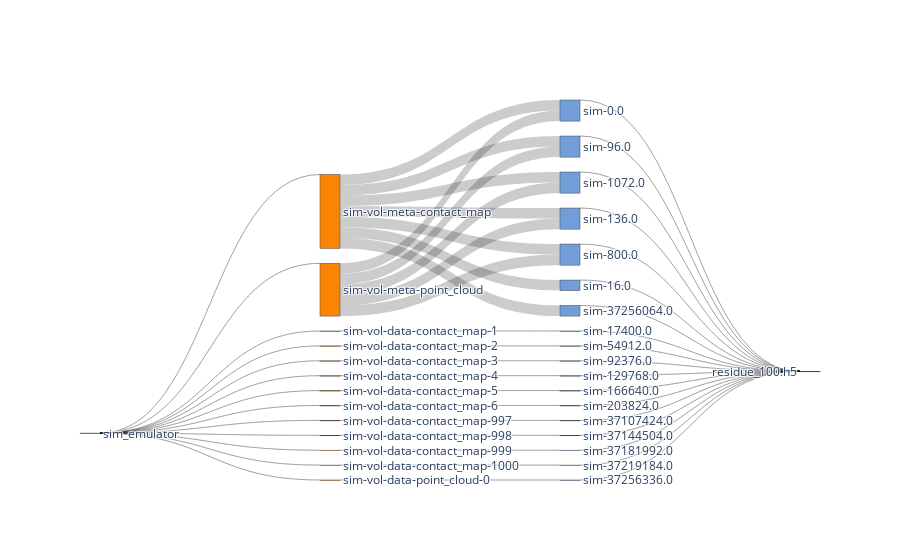

The notebook cell this image was saved under:
### Code cell
start_node = 'sim_emulator'
# selected_G_frequency = selected_graph(start_node, g_frequency_sum)

n2, node_ref2 = get_nodes_for_sankey(G_SIM)

# print(node_ref2)

l2 = get_links_for_sankey(G_SIM, node_ref2)
fig = go.Figure(go.Sankey(
            node = n2,
            link = l2, orientation='h'))
fig.show()

### Figure 1 — Plotly figure (JSON) as saved in the notebook; plotly's stock layout.template omitted (floating-point values rounded to 4 significant figures)
{"data": [{"link": {"label": ["access_cnt = 20, access_size = 96.0, ave_acc_size=4.8", "access_cnt = 6, access_size = 272.0, ave_acc_size=45.33", "access_cnt = 1, access_size = 37512.0, ave_acc_size=37512.0", "access_cnt = 1, access_size = 37464.0, ave_acc_size=37464.0", "access_cnt = 1, access_size = 37392.0, ave_acc_size=37392.0", "access_cnt = 1, access_size = 36872.0, ave_acc_size=36872.0", "access_cnt = 1, access_size = 37184.0, ave_acc_size=37184.0", "access_cnt = 1, access_size = 36880.0, ave_acc_size=36880.0", "access_cnt = 1, access_size = 37080.0, ave_acc_size=37080.0", "access_cnt = 1, access_size = 37488.0, ave_acc_size=37488.0", "access_cnt = 1, access_size = 37192.0, ave_acc_size=37192.0", "access_cnt = 1, access_size = 36880.0, ave_acc_size=36880.0", "access_cnt = 1, access_size = 2400000.0, ave_acc_size=2400000.0", "access_cnt = 8, access_size = 4294967295, ave_acc_size=536870911.88", "access_cnt = 2, access_size = 4294967295, ave_acc_size=2147483647.5", "access_cnt = 3, access_size = 4294967295, ave_acc_size=1431655765.0", "access_cnt = 3, access_size = 4294967295, ave_acc_size=1431655765.0", "access_cnt = 2, access_size = 4294967295, ave_acc_size=2147483647.5", "access_cnt = 1, access_size = 4294967295, ave_acc_size=4294967295.0", "access_cnt = 1, access_size = 4294967295, ave_acc_size=4294967295.0", "access_cnt = 2, access_size = 4294967295, ave_acc_size=2147483647.5", "access_cnt = 1, access_size = 4294967295, ave_acc_size=4294967295.0", "access_cnt = 1, access_size = 4294967295, ave_acc_size=4294967295.0", "access_cnt = 1, access_size = 4294967295, ave_acc_size=4294967295.0", "access_cnt = 1, access_size = 4294967295, ave_acc_size=4294967295.0", "access_cnt = 1, access_size = 37476, ave_acc_size=37476.0", "access_cnt = 1, access_size = 37432, ave_acc_size=37432.0", "access_cnt = 1, access_size = 37360, ave_acc_size=37360.0", "access_cnt = 1, access_size = 36840, ave_acc_size=36840.0", "access_cnt = 1, access_size = 37148, ave_acc_size=37148.0", "access_cnt = 1, access_size = 36844, ave_acc_size=36844.0", "access_cnt = 1, access_size = 37048, ave_acc_size=37048.0", "access_cnt = 1, access_size = 37452, ave_acc_size=37452.0", "access_cnt = 1, access_size = 37156, ave_acc_size=37156.0", "access_cnt = 1, access_size = 36848, ave_acc_size=36848.0", "access_cnt = 1, access_size = 2400000, ave_acc_size=2400000.0", "access_cnt = 10, access_size = 1, ave_acc_size=0.1", "access_cnt = 3, access_size = 1, ave_acc_size=0.33", "access_cnt = 4, access_size = 1, ave_acc_size=0.25", "access_cnt = 4, access_size = 1, ave_acc_size=0.25", "access_cnt = 3, access_size = 1, ave_acc_size=0.33", "access_cnt = 1, access_size = 1, ave_acc_size=1.0", "access_cnt = 1, access_size = 1, ave_acc_size=1.0", "access_cnt = 1, access_size = 1, ave_acc_size=1.0", "access_cnt = 1, access_size = 1, ave_acc_size=1.0", "access_cnt = 1, access_size = 1, ave_acc_size=1.0", "access_cnt = 1, access_size = 1, ave_acc_size=1.0", "access_cnt = 1, access_size = 1, ave_acc_size=1.0", "access_cnt = 1, access_size = 1, ave_acc_size=1.0", "access_cnt = 1, access_size = 1, ave_acc_size=1.0", "access_cnt = 1, access_size = 1, ave_acc_size=1.0", "access_cnt = 1, access_size = 1, ave_acc_size=1.0", "access_cnt = 1, access_size = 1, ave_acc_size=1.0", "access_cnt = 1, access_size = 1, ave_acc_size=1.0"], "source": [0, 0, 0, 0, 0, 0, 0, 0, 0, 0, 0, 0, 0, 1, 1, 1, 1, 1, 1, 1, 2, 2, 2, 2, 2, 3, 4, 5, 6, 7, 8, 9, 10, 11, 12, 13, 14, 15, 16, 17, 18, 19, 20, 21, 22, 23, 24, 25, 26, 27, 28, 29, 30, 31], "target": [1, 2, 3, 4, 5, 6, 7, 8, 9, 10, 11, 12, 13, 14, 15, 16, 17, 18, 19, 20, 14, 15, 16, 17, 18, 21, 22, 23, 24, 25, 26, 27, 28, 29, 30, 31, 32, 32, 32, 32, 32, 32, 32, 32, 32, 32, 32, 32, 32, 32, 32, 32, 32, 32], "value": [96, 272, 37512, 37464, 37392, 36872, 37184, 36880, 37080, 37488, 37192, 36880, 2400000, 4294967295, 4294967295, 4294967295, 4294967295, 4294967295, 4294967295, 4294967295, 4294967295, 4294967295, 4294967295, 4294967295, 4294967295, 37476, 37432, 37360, 36840, 37148, 36844, 37048, 37452, 37156, 36848, 2400000, 1, 1, 1, 1, 1, 1, 1, 1, 1, 1, 1, 1, 1, 1, 1, 1, 1, 1]}, "node": {"color": ["#ab2626", "#fc8403", "#fc8403", "#fc8403", "#fc8403", "#fc8403", "#fc8403", "#fc8403", "#fc8403", "#fc8403", "#fc8403", "#fc8403", "#fc8403", "#fc8403", "#719ed9", "#719ed9", "#719ed9", "#719ed9", "#719ed9", "#719ed9", "#719ed9", "#719ed9", "#719ed9", "#719ed9", "#719ed9", "#719ed9", "#719ed9", "#719ed9", "#719ed9", "#719ed9", "#719ed9", "#719ed9", "#154c79"], "label": ["sim_emulator", "sim-vol-meta-contact_map", "sim-vol-meta-point_cloud", "sim-vol-data-contact_map-1", "sim-vol-data-contact_map-2", "sim-vol-data-contact_map-3", "sim-vol-data-contact_map-4", "sim-vol-data-contact_map-5", "sim-vol-data-contact_map-6", "sim-vol-data-contact_map-997", "sim-vol-data-contact_map-998", "sim-vol-data-contact_map-999", "sim-vol-data-contact_map-1000", "sim-vol-data-point_cloud-0", "sim-0.0", "sim-96.0", "sim-1072.0", "sim-136.0", "sim-800.0", "sim-16.0", "sim-37256064.0", "sim-17400.0", "sim-54912.0", "sim-92376.0", "sim-129768.0", "sim-166640.0", "sim-203824.0", "sim-37107424.0", "sim-37144504.0", "sim-37181992.0", "sim-37219184.0", "sim-37256336.0", "residue_100.h5"], "x": [], "y": []}, "orientation": "h", "type": "sankey"}], "layout": {}}
